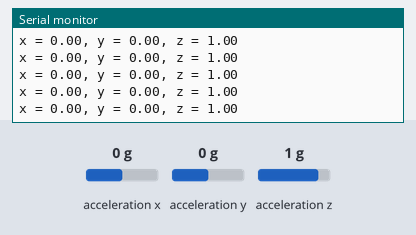
Bench run of a sketch on a simulated Arduino Nano 33 IoT. Shown: the last lines printed to the serial monitor. The test bench sets the inputs (shaded band); at power-on: acceleration x 0 g, acceleration y 0 g, acceleration z 1 g. Nothing arrives over Bluetooth unless stated; a phone connects over Bluetooth LE 3 s after start.

Above: at 1.2 s.
1.3 s: acceleration x set to -1.4 g
At 3.06 s:
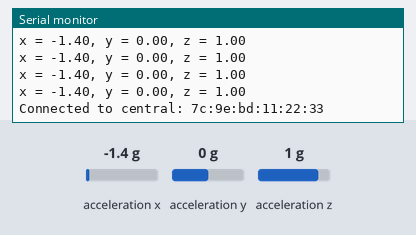
4.3 s: acceleration y set to -1.4 g
At 4.38 s:
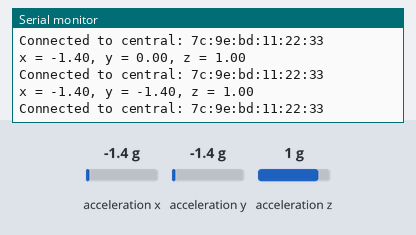
5.8 s: acceleration z set to -1.4 g
At 5.81 s:
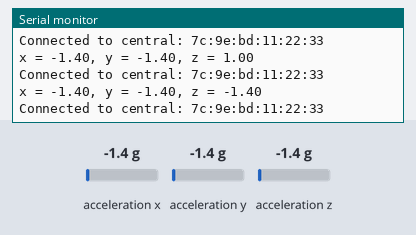

Measured:
- after the input at 1.3 s, the serial monitor: prints a new line at once (image 1)
- after the input at 4.3 s, the serial monitor: prints a new line after 0.08 s (image 2)
- after the input at 5.8 s, the serial monitor: prints a new line at once (image 3)

The sketch:

part2.ino
```cpp
/*
 * @author: Chunxu Yang
 * @date: 2022-10-22
 * @description: This is the second part of the second assignment of M2.
 * @description: This program is used to send the acceleration data to the ble.
 * @cite this code is based on the code from the provided website.
 * @cite https://github.com/ucla-hci/m119/blob/main/m2b_peripheral/m2b_peripheral.ino
 */

#include <ArduinoBLE.h>
#include <Arduino_LSM6DS3.h>

#define BLE_UUID_ACCELEROMETER_SERVICE "3822"
#define BLE_UUID_ACCELEROMETER_X "2101"
#define BLE_UUID_ACCELEROMETER_Y "2102"
#define BLE_UUID_ACCELEROMETER_Z "2103"

#define BLE_DEVICE_NAME "Koorong"
#define BLE_LOCAL_NAME "Koorong"

BLEService accelerometerService(BLE_UUID_ACCELEROMETER_SERVICE);

BLEFloatCharacteristic accelerometerCharacteristicX(BLE_UUID_ACCELEROMETER_X, BLERead | BLENotify);
BLEFloatCharacteristic accelerometerCharacteristicY(BLE_UUID_ACCELEROMETER_Y, BLERead | BLENotify);
BLEFloatCharacteristic accelerometerCharacteristicZ(BLE_UUID_ACCELEROMETER_Z, BLERead | BLENotify);

float x, y, z;

void setup()
{
  Serial.begin(9600);
  while (!Serial)
    ;

  // initialize IMU
  if (!IMU.begin())
  {
    Serial.println("Failed to initialize IMU!");
    while (1)
      ;
  }

  Serial.print("Accelerometer sample rate = ");
  Serial.print(IMU.accelerationSampleRate());
  Serial.println("Hz");

  // initialize BLE
  if (!BLE.begin())
  {
    Serial.println("Starting Bluetooth® Low Energy module failed!");
    while (1)
      ;
  }

  // set advertised local name and service UUID

  BLE.setLocalName(BLE_LOCAL_NAME);
  BLE.setAdvertisedServiceUuid(accelerometerService.uuid());

  Serial.print("BLE advertised service UUID: ");
  Serial.println(accelerometerService.uuid());
  BLE.setAdvertisedService(accelerometerService);

  // add characteristics and service
  accelerometerService.addCharacteristic(accelerometerCharacteristicX);
  accelerometerService.addCharacteristic(accelerometerCharacteristicY);
  accelerometerService.addCharacteristic(accelerometerCharacteristicZ);

  BLE.addService(accelerometerService);

  // start advertising
  BLE.advertise();

  Serial.println("BLE Accelerometer Peripheral");

  // set the initial value for characteristics
  accelerometerCharacteristicX.writeValue(0);
  accelerometerCharacteristicY.writeValue(0);
  accelerometerCharacteristicZ.writeValue(0);
}

void loop()
{
  BLEDevice central = BLE.central();

  // obtain and write accelerometer data

  if (IMU.accelerationAvailable())
  {
    IMU.readAcceleration(x, y, z);

    accelerometerCharacteristicX.writeValue(x);
    accelerometerCharacteristicY.writeValue(y);
    accelerometerCharacteristicZ.writeValue(z);

    Serial.print("x = ");
    Serial.print(x);
    Serial.print(", y = ");
    Serial.print(y);
    Serial.print(", z = ");
    Serial.println(z);
  }

  // poll central for characteristic updates

  if (central)
  {
    Serial.print("Connected to central: ");
    Serial.println(central.address());
  }

  delay(100);
}
```
